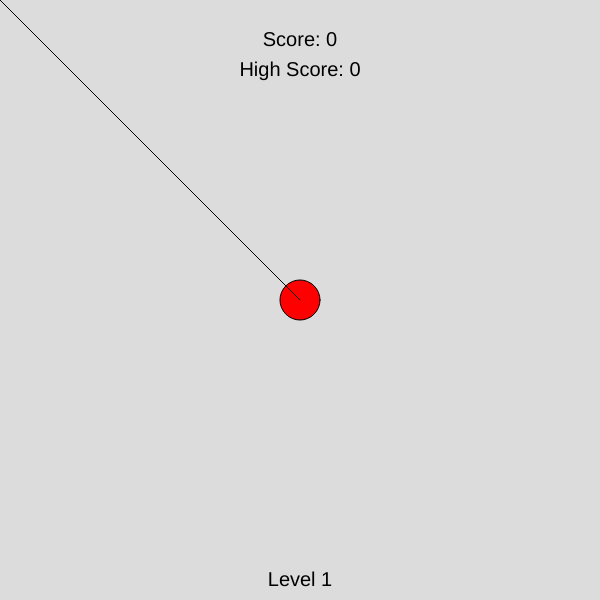
Frame 1 (no input)
Frame 60 (no input): identical to frame 1, image omitted
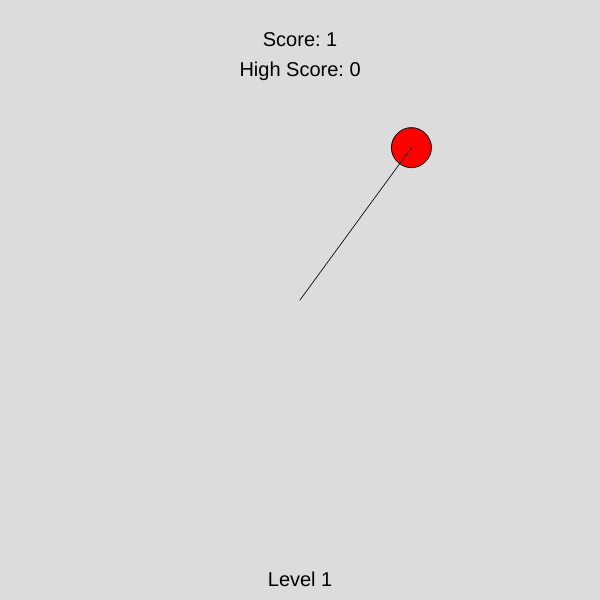
Frame 120 (the mouse pressed at the canvas centre since frame 60)

The p5.js sketch that drew these frames (run headless with seeded random() and noise() and a simulated clock; from frame 60 on, the mouse is pressed at the canvas centre):

// p5.js sketch
// ── sketch.js
let ballx = 300;
let bally = 300;
let ballSize = 40;
let score = 0;
let highScore = 0;
let gameState = "L1"; // Starting game state at Level 1

function setup() {
  createCanvas(600, 600);
  textAlign(CENTER, CENTER);
  textSize(20);
}

function draw() {
  background(220);

  // Display the current score and high score at the top
  fill(0);
  text("Score: " + score, width / 2, 40);
  text("High Score: " + highScore, width / 2, 70);

  // Manage game state to determine the current level
  if (gameState === "L1") {
    levelOne();
  } 
  else if (gameState === "L2") {
    levelTwo();
  } 
  else if (gameState === "L3") {
    levelThree();
  }
}

// Level 1: Basic gameplay, advance to Level 2 at score > 5
function levelOne() {
  fill(0);
  text("Level 1", width / 2, height - 20);
  
  let distToBall = dist(ballx, bally, mouseX, mouseY);
  if (distToBall < ballSize / 2 && mouseIsPressed) {
    ballx = random(ballSize, width - ballSize);
    bally = random(ballSize, height - ballSize);
    score += 1;
  }
  
  if (score > 5) {
    gameState = "L2"; // Move to Level 2
  }

  // Draw ball and line to cursor
  fill(255, 0, 0);
  ellipse(ballx, bally, ballSize, ballSize);
  line(ballx, bally, mouseX, mouseY);
}

// Level 2: Background color change, advance to Level 3 at score > 10
function levelTwo() {
  background(200, 100, 0);
  fill(0);
  text("Level 2", width / 2, height - 20);
  
  let distToBall = dist(ballx, bally, mouseX, mouseY);
  if (distToBall < ballSize / 2 && mouseIsPressed) {
    ballx = random(ballSize, width - ballSize);
    bally = random(ballSize, height - ballSize);
    score += 1;
  }
  
  if (score > 10) {
    gameState = "L3"; // Move to Level 3
  }

  fill(255, 0, 0);
  ellipse(ballx, bally, ballSize, ballSize);
}

// Level 3: Background color change, ball size decreases, level completion at score > 15
function levelThree() {
  background(200, 100, 200);
  fill(0);
  text("Level 3", width / 2, height - 20);
  
  let distToBall = dist(ballx, bally, mouseX, mouseY);
  if (distToBall < ballSize / 2 && mouseIsPressed) {
    ballx = random(ballSize, width - ballSize);
    bally = random(ballSize, height - ballSize);
    ballSize = max(10, ballSize - 1); // Decrease ball size, but don't go below 10
    score += 1;
  }
  
  if (score > 15) {
    text("Congratulations! You completed Level 3!", width / 2, height / 2);
    highScore = max(highScore, score); // Update high score if current score is higher
    noLoop(); // Stop the game
  }

  fill(255, 0, 0);
  ellipse(ballx, bally, ballSize, ballSize);
}

// Restart the game if "r" is pressed
function keyPressed() {
  if (key === 'r' || key === 'R') {
    score = 0;
    ballSize = 40;
    gameState = "L1";
    loop(); // Restart the game
  }
}
